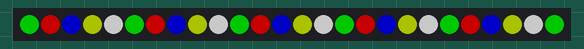
Simulated run of this sketch. Board: Arduino Uno, built with avr-gcc and run on an emulated ATmega328P. Shown: 26 RGB LEDs in strip order, left to right. Dim RGB values are drawn brighter than linear.

Above: at 0.1 s.
At 89.1 s:
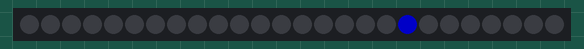

The sketch:

stranger_things_xmas.ino
```cpp
/*
 * This software is free to use to anyone.
 * This will be the code for the Stranger Things Xmas lights
 * coded here on the misperry youtube channel
 *
 * For bill of materials visit the channel at http://www.youtube.com/misperry
 */

#include <Adafruit_NeoPixel.h>
#ifdef __AVR__
 #include <avr/power.h> // Required for 16 MHz Adafruit Trinket
#endif

// Which pin on the Arduino is connected to the NeoPixels?
// On a Trinket or Gemma we suggest changing this to 1:
#define LED_PIN    6

// How many NeoPixels are attached to the Arduino?
#define LED_COUNT 26

#define MESSAGE_CYCLE 60

#define BRIGHTNESS 100

// Declare our NeoPixel strip object:
Adafruit_NeoPixel strip(LED_COUNT, LED_PIN, NEO_GRB + NEO_KHZ800);

// set array to hold message
char message[1024] = "MERRYCHRISTMAS\0";

///build function to convert letter to address
int letterToPin(char letter)
{
  switch (letter)
  {
    case 'A':
    return 0;
    break;

    case 'B':
    return 1;
    break;

    case 'C':
    return 2;
    break;

    case 'D':
    return 3;
    break;

    case 'E':
    return 4;
    break;

    case 'F':
    return 5;
    break;

    case 'G':
    return 6;
    break;

    case 'H':
    return 7;
    break;

    case 'I':
    return 16;
    break;

    case 'J':
    return 15;
    break;

    case 'K':
    return 14;
    break;

    case 'L':
    return 13;
    break;

    case 'M':
    return 12;
    break;

    case 'N':
    return 11;
    break;

    case 'O':
    return 10;
    break;

    case 'P':
    return 9;
    break;

    case 'Q':
    return 8;
    break;

    case 'R':
    return 17;
    break;

    case 'S':
    return 18;
    break;

    case 'T':
    return 19;
    break;

    case 'U':
    return 20;
    break;

    case 'V':
    return 21;
    break;

    case 'W':
    return 22;
    break;

    case 'X':
    return 23;
    break;

    case 'Y':
    return 24;
    break;

    case 'Z':
    return 25;
    break;

  }
}

void normalXmasLights()
{
  for (int i=0; i<strip.numPixels(); i+=5)
  {
    strip.setPixelColor(i, strip.Color(0,255,0)); //set reds
    strip.setPixelColor(i+1, strip.Color(255,0,0)); //set greens
    strip.setPixelColor(i+2, strip.Color(0,0,255)); //set blues
    strip.setPixelColor(i+3, strip.Color(200,227,0)); //set yellows
    strip.setPixelColor(i+4, strip.Color(255,255,255)); //set white
    strip.show();
  }
}

void clearColors()
{
  for (int i=0; i<strip.numPixels(); i++)
  {
    strip.setPixelColor(i, strip.Color(0,0,0));
    strip.show();
  }
}

void setup() {
  // These lines are specifically to support the Adafruit Trinket 5V 16 MHz.
  // Any other board, you can remove this part (but no harm leaving it):
#if defined(__AVR_ATtiny85__) && (F_CPU == 16000000)
  clock_prescale_set(clock_div_1);
#endif
  // END of Trinket-specific code.

  strip.begin();           // INITIALIZE NeoPixel strip object (REQUIRED)
  strip.show();            // Turn OFF all pixels ASAP
  strip.setBrightness(BRIGHTNESS); // Set BRIGHTNESS to about 1/5 (max = 255)
  normalXmasLights();
}

void loop() {
  // put your main code here, to run repeatedly:
  for (int i=0; i<MESSAGE_CYCLE; i++)
  {
    delay(1000);
  }
  clearColors();
  displayMessage();
  delay(2000);
  normalXmasLights();

}

void displayMessage()
{
  int i;
  while (message[i]!= '\0')
  {
    strip.setPixelColor(letterToPin(message[i]),strip.Color(0,0,255));
    strip.show();
    delay(2000);
    clearColors();
    delay(200);
    i++;
  }
}
```
